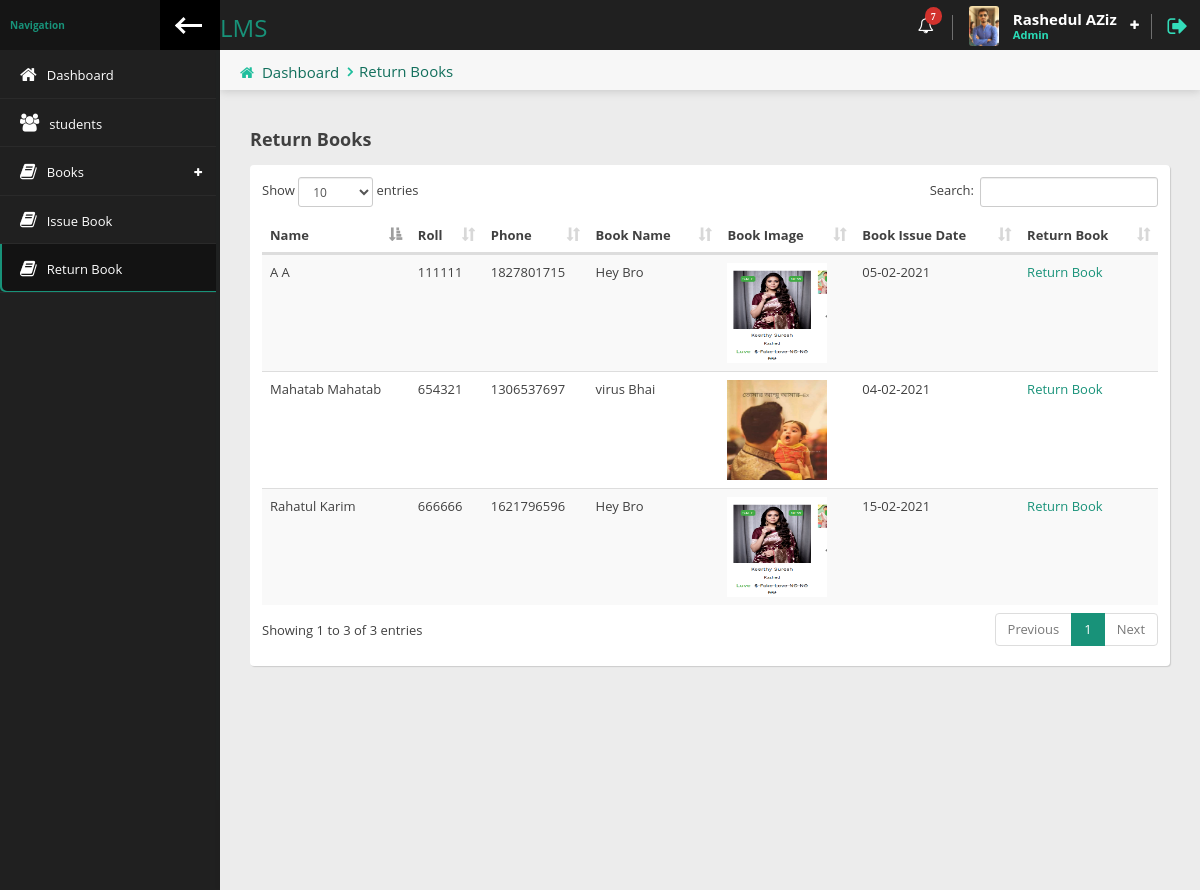
Screenshot of /librarian/return-book.php (signed in) with the database file from the repository.
### tables this page shows
CREATE TABLE `librarian` (
  `id` int(3) NOT NULL,
  `firstname` varchar(50) NOT NULL,
  `lastname` varchar(50) NOT NULL,
  `email` varchar(50) NOT NULL,
  `username` varchar(50) NOT NULL,
  `password` varchar(255) NOT NULL,
  `datetime` timestamp NOT NULL DEFAULT current_timestamp()
);

CREATE TABLE `issue_books` (
  `id` int(5) NOT NULL,
  `student_id` int(5) NOT NULL,
  `book_id` int(5) NOT NULL,
  `book_issue_date` varchar(20) NOT NULL,
  `book_return_date` varchar(20) NOT NULL,
  `datetime` timestamp NOT NULL DEFAULT current_timestamp()
);

CREATE TABLE `students` (
  `id` int(50) NOT NULL,
  `fname` varchar(20) NOT NULL,
  `lname` varchar(20) NOT NULL,
  `roll` int(6) NOT NULL,
  `reg` int(6) NOT NULL,
  `department` varchar(50) NOT NULL,
  `email` varchar(50) NOT NULL,
  `username` varchar(20) NOT NULL,
  `password` varchar(255) NOT NULL,
  `phone` int(11) NOT NULL,
  `image` varchar(50) DEFAULT NULL,
  `status` tinyint(1) NOT NULL,
  `datetime` timestamp NOT NULL DEFAULT current_timestamp()
);

CREATE TABLE `books` (
  `id` int(5) NOT NULL,
  `book_name` varchar(255) DEFAULT NULL,
  `book_image` varchar(255) DEFAULT NULL,
  `book_author_name` varchar(255) DEFAULT NULL,
  `book_publication_name` varchar(255) DEFAULT NULL,
  `book_purchase_date` varchar(255) DEFAULT NULL,
  `book_price` varchar(255) DEFAULT NULL,
  `book_qty` int(5) DEFAULT NULL,
  `available_qty` int(5) DEFAULT NULL,
  `librarian_username` varchar(255) DEFAULT NULL,
  `datetime` timestamp NOT NULL DEFAULT current_timestamp()
);

### librarian/return-book.php (the view, shortened to what this page needs)
<?php
require_once 'header.php';
?>
                <div class="content-header">
                    <div class="leftside-content-header">
                        <ul class="breadcrumbs">
                            <li><i class="fa fa-home" aria-hidden="true"></i><a href="index.php">Dashboard</a></li>
                            <li><a href="javascript:avoid(0)">Return Books</a></li>
                        </ul>
                    </div>
                </div>
             <div class="row animated fadeInRight">
                <div class="col-sm-12">
                    <h4 class="section-subtitle"><b>Return Books</b></h4>
                    <div class="panel">
                        <div class="panel-content">
                            <div class="table-responsive">
                                <table id="basic-table" class="data-table table table-striped nowrap table-hover" cellspacing="0" width="100%">
                                    <thead>
                                    <tr>
                                        <th>Name</th>
                                        <th>Roll</th>
                                        <th>Phone</th>
                                           <th>Book Name</th>
                                        <th>Book Image</th>
                                        <th>Book Issue Date</th>
                                        <th>Return Book</th>
                                    </tr>
                                    </thead>
                                    <tbody>
                                        <?php
                                        $result=mysqli_query($con, "SELECT issue_books.id,issue_books.book_id, issue_books.book_issue_date,students.fname,students.lname,students.roll,students.phone,books.book_name,books.book_image
FROM issue_books INNER JOIN students ON students.id=issue_books.student_id
INNER JOIN books ON books.id=issue_books.book_id
WHERE issue_books.book_return_date=''");
                                        while ($row = mysqli_fetch_assoc($result)) {
                                            ?>
                                             <tr>
                                            <td><?=ucwords($row['fname'].' '.$row['lname'])?></td>
                                              <td><?=$row['roll']?></td>
                                              <td><?=$row['phone']?></td>
                                               <td><?=$row['book_name']?></td>
                                           <td><img src="../images/books/<?=$row['book_image']?>" width="100" height="100"></td>
                                            <td><?=$row['book_issue_date']?></td>
                                            <td><a href="return-book.php?id=<?=$row['id']?>&bookid=<?=$row['book_id']?>">Return Book</a></td>
                                        </tr>
                                            <?php
                                        }
                                        ?>
                                    </tbody>
                                </table>
                            </div>
                        </div>
                    </div>
                </div>
            </div>
        </div>
        <?php
        require_once 'footer.php';
        ?>

### librarian/header.php (shortened to what this page needs)
<?php
$page = explode('/',$_SERVER['PHP_SELF']);
$page =end($page);
require_once '../dbcon.php';
$librarian_login=$_SESSION['librarian_login'];
$data=mysqli_query($con,"SELECT * FROM librarian WHERE email='$librarian_login' || username='$librarian_login'");
$librarian_info = mysqli_fetch_assoc($data);
?>
<!doctype html>
<html lang="en" class="fixed left-sidebar-top">
<head>
    <link href="../assets/vendor/pace/pace-theme-minimal.css" rel="stylesheet" />
    <link rel="stylesheet" href="../assets/vendor/bootstrap/css/bootstrap.css">
    <link rel="stylesheet" href="../assets/vendor/font-awesome/css/font-awesome.css">
    <link rel="stylesheet" href="../assets/vendor/animate.css/animate.css">
    <link rel="stylesheet" href="../assets/vendor/toastr/toastr.min.css">
    <link rel="stylesheet" href="../assets/vendor/magnific-popup/magnific-popup.css">
    <link rel="stylesheet" href="../assets/stylesheets/css/style.css">
        <link rel="stylesheet" href="../assets/vendor/data-table/media/css/dataTables.bootstrap.min.css">
</head>
<body>
    <div class="wrap">
        <div class="page-header">
            <div class="leftside-header">
                <div class="logo">
                    <a href="index.php" class="on-click">
                        <h3>LMS</h3>
                    </a>
                </div>
            </div>
            <div class="rightside-header">
                <div class="header-section hidden-xs" id="notice-headerbox">
                    <div class="notice" id="alerts-notice">
                        <i class="fa fa-bell-o" aria-hidden="true"><span class="badge badge-xs badge-top-right x-danger">7</span></i>
                    </div>
                </div>
                <div class="header-section" id="user-headerbox">
                    <div class="user-header-wrap">
                        <div class="user-photo">
                            <img alt="profile photo" src="../assets/images/rashed1.jpg" />
                        </div>
                        <div class="user-info">
                            <span class="user-name"> <?=$librarian_info['firstname'] ?></span>
                            <span class="user-profile">Admin</span>
                        </div>
                        <i class="fa fa-plus icon-open" aria-hidden="true"></i>
                    </div>
                </div>
                <div class="header-section">
                    <a href="logout.php" data-toggle="tooltip" onclick="return confirm('Are you sure to Logout?');" data-placement="left" title="Logout"><i class="fa fa-sign-out log-out" aria-hidden="true"></i></a>
                </div>
            </div>
        </div>
        <div class="page-body">
            <div class="left-sidebar">
                <div class="left-sidebar-header">
                    <div class="left-sidebar-title">Navigation</div>
                    <div class="left-sidebar-toggle c-hamburger c-hamburger--htla hidden-xs" data-toggle-class="left-sidebar-collapsed" data-target="html">
                        <span></span>
                    </div>
                </div>
                <div id="left-nav" class="nano">
                    <div class="nano-content">
                        <nav>
                            <ul class="nav nav-left-lines" id="main-nav">
                                <li class="<?= $page=='index.php' ? 'active-item':''?>"><a href="index.php"><i class="fa fa-home" aria-hidden="true"></i><span>Dashboard</span></a></li>
                                 <li class="<?= $page=='students.php' ? 'active-item':''?>"><a href="students.php"><i class="fa fa-users" aria-hidden="true"></i><span>students</span></a></li>
                                 <li class="has-child-item close-item <?= $page=='add-book.php' ? 'open-item':''?><?= $page=='manage-books.php' ? 'open-item':''?>" >
                                    <a><i class="fa fa-book" aria-hidden="true"></i><span>Books</span></a>
                                </li>
                                <li class="<?= $page=='issue-book.php' ? 'active-item':''?>"><a href="issue-book.php"><i class="fa fa-book" aria-hidden="true"></i><span>Issue Book</span></a></li>
                                 <li class="<?= $page=='return-book.php' ? 'active-item':''?>"><a href="return-book.php"><i class="fa fa-book" aria-hidden="true"></i><span>Return Book</span></a></li>
                            </ul>
                        </nav>
                    </div>
                </div>
            </div>
            <div class="content">

### librarian/footer.php (shortened to what this page needs)
 </div>
</body>
</html>

### rows the page displays
librarian: firstname "Rashedul AZiz"
issue_books: student.lname "Mahatab Mahatab", student.roll "654321", student.phone "1306537697", book.book_name "virus Bhai", book.book_image (picture), book_issue_date "04-02-2021"
issue_books: student.lname "A A", student.roll "111111", student.phone "1827801715", book.book_name "Hey Bro", book.book_image (picture), book_issue_date "05-02-2021"
issue_books: student.lname "Rahatul Karim", student.roll "666666", student.phone "1621796596", book.book_name "Hey Bro", book.book_image (picture), book_issue_date "15-02-2021"
